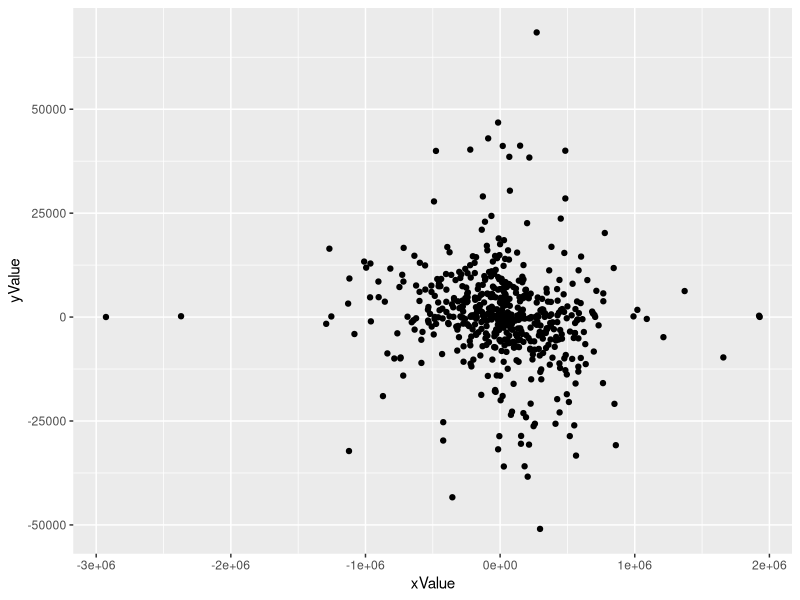

Generate this figure with R:
library(ggplot2)

library(readxl)
Covid_Steam <- read_excel("Senior Project/Covid-Steam.xlsx")
View(Covid_Steam)

xValue<-Covid_Steam$`Change in Users`
yValue<-Covid_Steam$`Change in New Cases`
data <- data.frame(xValue,yValue)

ggplot(data, aes(x=xValue, y=yValue)) + 
  geom_point()